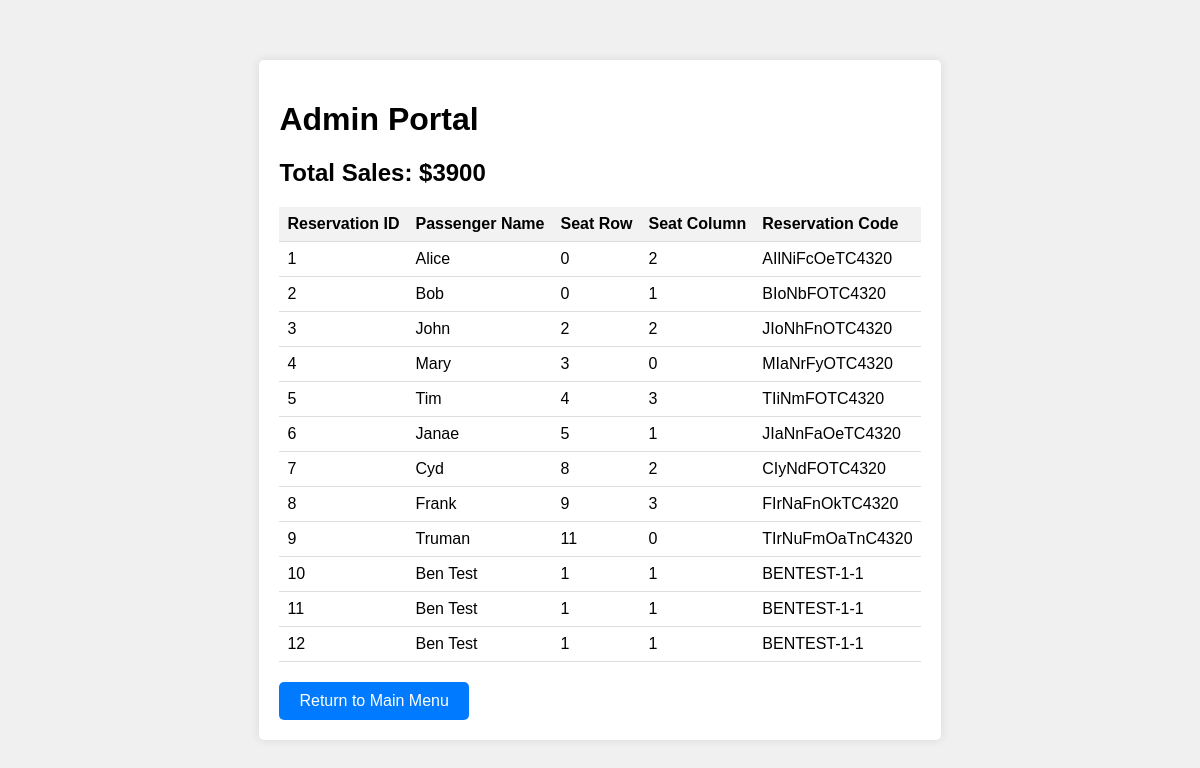
The app's page /admin_portal, older data.
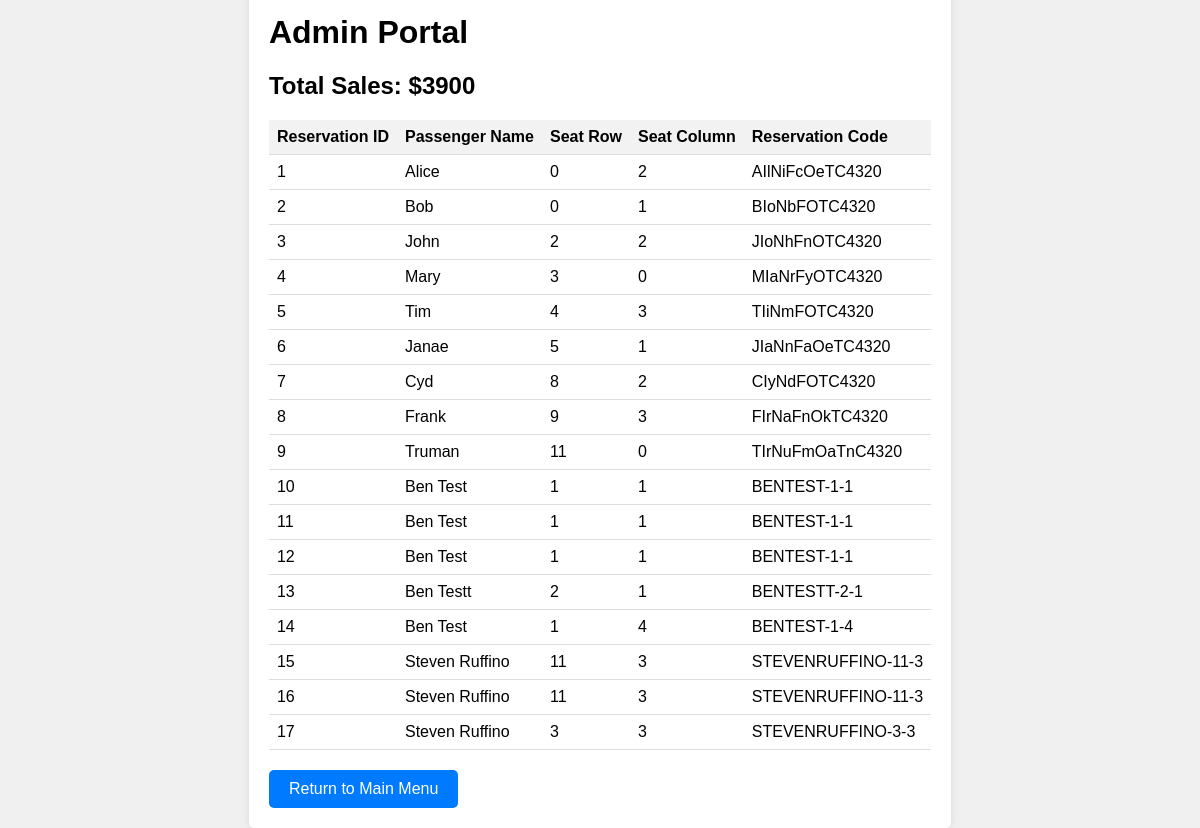
The same page, newer data.
### tables this page shows
CREATE TABLE reservations (
    id INTEGER PRIMARY KEY AUTOINCREMENT,
    passengerName TEXT NOT NULL,
    seatRow INTEGER NOT NULL,
    seatColumn INTEGER NOT NULL,
    eTicketNumber TEXT NOT NULL,
    created TIMESTAMP NOT NULL DEFAULT CURRENT_TIMESTAMP
);

### app.py (the view)
@app.route('/admin_portal')
def admin_portal():
    total_sales = calculate_total_sales()
    db = get_db()
    cursor = db.cursor()
    cursor.execute("SELECT * FROM reservations")
    reservations = cursor.fetchall()
    cursor.close()
    return render_template('admin_portal.html', total_sales=total_sales, reservations=reservations)

### app.py (called while the page is built)
def get_db():
    db = getattr(g, '_database', None)
    if db is None:
        db = g._database = sqlite3.connect(DATABASE)
    return db

@app.teardown_appcontext
def close_connection(exception):
    db = getattr(g, '_database', None)
    if db is not None:
        db.close()

def get_cost_matrix():
    cost_matrix = [[100, 75, 50, 100] for row in range(12)]
    return cost_matrix

def calculate_total_sales():
    total_sales = sum(sum(row) for row in get_cost_matrix())
    return total_sales

### templates/admin_portal.html (shortened to what this page needs)
<!DOCTYPE html>
<html lang="en">
<head>
</head>
<body>
    <div class="admin-container">
        <h1>Admin Portal</h1>
        <h2>Total Sales: ${{ total_sales }}</h2>
        <table>
            <thead>
                <tr>
                    <th>Reservation ID</th>
                    <th>Passenger Name</th>
                    <th>Seat Row</th>
                    <th>Seat Column</th>
                    <th>Reservation Code</th>
                </tr>
            </thead>
            <tbody>
                {% for reservation in reservations %}
                    <tr>
                        <td>{{ reservation[0] }}</td>
                        <td>{{ reservation[1] }}</td>
                        <td>{{ reservation[2] }}</td>
                        <td>{{ reservation[3] }}</td>
                        <td>{{ reservation[4] }}</td>
                    </tr>
                {% endfor %}
            </tbody>
        </table>
        <a href="{{ url_for('main_menu') }}" class="btn">Return to Main Menu</a>
    </div>
</body>
</html>

### templates/admin_portal.html (style rules this page uses)
body { font-family: Arial, sans-serif; background-color: #f0f0f0; margin: 0; padding: 0; display: flex; justify-content: center; align-items: center; height: 100vh; }
.admin-container { background-color: #fff; padding: 20px; border-radius: 5px; box-shadow: 0 0 10px rgba(0, 0, 0, 0.1); }
table { width: 100%; border-collapse: collapse; }
th, td { padding: 8px; text-align: left; border-bottom: 1px solid #ddd; }
th { background-color: #f2f2f2; }
.btn { background-color: #007bff; color: #fff; border: none; padding: 10px 20px; text-align: center; text-decoration: none; display: inline-block; font-size: 16px; cursor: pointer; border-radius: 5px; margin-top: 20px; }

Row changes from the older to the newer data that the page shows:
added reservations: id "13", passengerName "Ben Testt", seatRow "2", seatColumn "1", eTicketNumber "BENTESTT-2-1"
added reservations: id "14", passengerName "Ben Test", seatRow "1", seatColumn "4", eTicketNumber "BENTEST-1-4"
added reservations: id "15", passengerName "Steven Ruffino", seatRow "11", seatColumn "3", eTicketNumber "STEVENRUFFINO-11-3"
added reservations: id "16", passengerName "Steven Ruffino", seatRow "11", seatColumn "3", eTicketNumber "STEVENRUFFINO-11-3"
added reservations: id "17", passengerName "Steven Ruffino", seatRow "3", seatColumn "3", eTicketNumber "STEVENRUFFINO-3-3"
